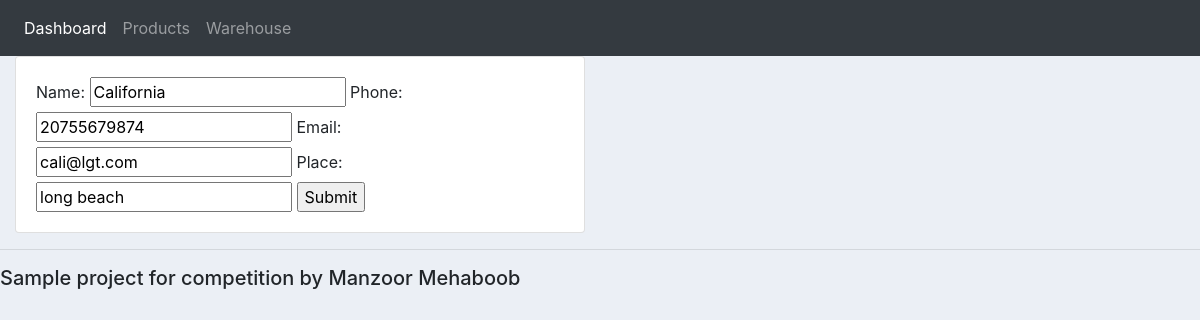
/update_warehouse/2/, run on the app's committed database.
### accounts/models.py (models this page shows, shortened)
class Warehouse(models.Model):
	name = models.CharField(max_length=200, null=True)
	phone = models.CharField(max_length=200, null=True)
	email = models.CharField(max_length=200, null=True)
	place = models.CharField(max_length=200, null=True)
	date_created = models.DateTimeField(auto_now_add=True, null=True)

### accounts/views.py (the view)
# urls.py: path('update_warehouse/<str:pk>/', views.updateWarehouse, name="update_warehouse"),
def updateWarehouse(request, pk):
	warehouse = Warehouse.objects.get(id=pk)
	form = WarehouseForm(instance=warehouse)
	if request.method == 'POST':
		form = WarehouseForm(request.POST, instance=warehouse)
		if form.is_valid():
			form.save()
			return redirect('/')
	context = {'form':form}
	return render(request, 'accounts/add_warehouse.html', context)

### accounts/forms.py
class WarehouseForm(ModelForm):
	class Meta:
		model = Warehouse
		fields = '__all__'

### accounts/templates/accounts/add_warehouse.html (shortened to what this page needs)
{%  extends 'accounts/main.html' %}
{% load static %}
{% block content %}
<div class="row">
	<div class="col-md-6">
		<div class="card card-body">
			<form action="" method="POST">
				{{form}}
				<input type="submit" name="Submit">
			</form>
		</div>
	</div>
</div>
{% endblock %}

### static/css/main.css (style rules this page uses)
body { background-color: #ebeff5; }

### data on the page
Warehouse: name "California", phone "20755679874", email "cali@lgt.com", place "long beach"
